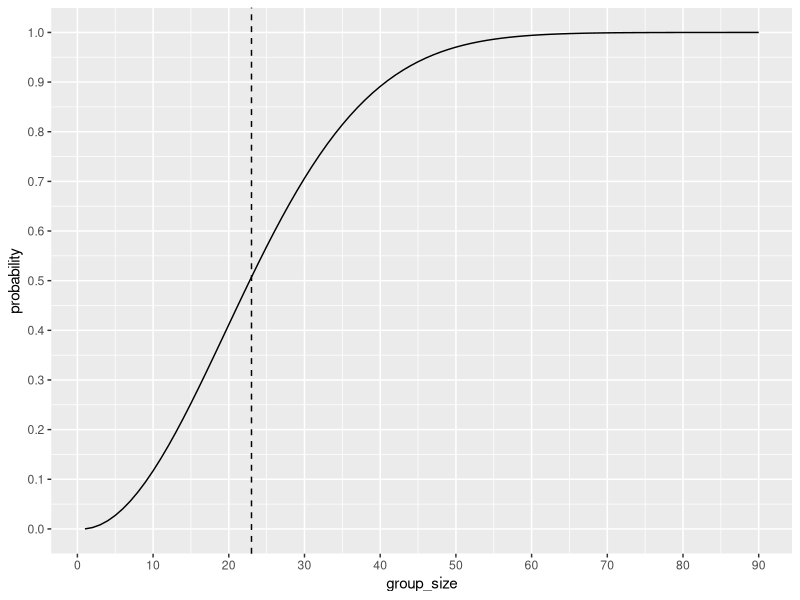

R code for this plot:
## ---- chunk 1
library(ggplot2)
## ---- chunk 2
# calculate the probability of two people having same birthday
dat <- data.frame(group_size = c(1:90))
dat$probability <- sapply(dat$group_size,function(x) 
  1 - prod(365:(365 - (x -1))) / 365^x)

# plot the results
ggplot(data=dat, aes(x = group_size, y=probability)) +
  geom_line(colour="black") +
  coord_cartesian(xlim = c(0,90)) + scale_x_continuous(breaks=seq(0,90,10))  +
  coord_cartesian(ylim = c(0.00,1.00)) + 
  scale_y_continuous(breaks=seq(0.00,1.00,0.10)) + 
  geom_vline(aes(xintercept=23), linetype="dashed")
